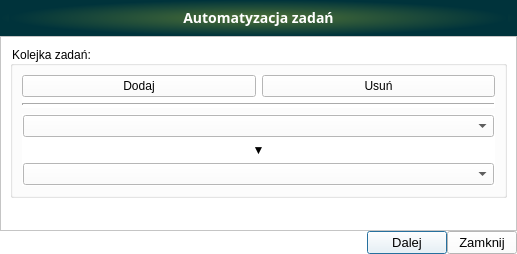
<?xml version="1.0" encoding="UTF-8"?>
<ui version="4.0">
 <class>aut_task</class>
 <widget class="QDialog" name="aut_task">
  <property name="enabled">
   <bool>true</bool>
  </property>
  <property name="geometry">
   <rect>
    <x>0</x>
    <y>0</y>
    <width>517</width>
    <height>254</height>
   </rect>
  </property>
  <property name="sizePolicy">
   <sizepolicy hsizetype="Expanding" vsizetype="Expanding">
    <horstretch>0</horstretch>
    <verstretch>0</verstretch>
   </sizepolicy>
  </property>
  <property name="minimumSize">
   <size>
    <width>0</width>
    <height>0</height>
   </size>
  </property>
  <property name="font">
   <font>
    <family>Segoe UI</family>
    <pointsize>10</pointsize>
    <weight>50</weight>
    <italic>false</italic>
    <bold>false</bold>
   </font>
  </property>
  <property name="contextMenuPolicy">
   <enum>Qt::NoContextMenu</enum>
  </property>
  <property name="windowTitle">
   <string>Analizy NMT - Automatyzacja zadań</string>
  </property>
  <property name="windowIcon">
   <iconset>
    <normaloff>../../../../../../../../../../../images/icon.png</normaloff>../../../../../../../../../../../images/icon.png</iconset>
  </property>
  <property name="styleSheet">
   <string notr="true">QComboBox {
	color: rgb(0,0,0);
}
* {
	background-color: rgb(255, 255, 255);
    font: 10pt &quot;Segoe UI&quot;; 
}

</string>
  </property>
  <layout class="QGridLayout" name="gridLayout">
   <property name="leftMargin">
    <number>0</number>
   </property>
   <property name="topMargin">
    <number>0</number>
   </property>
   <property name="rightMargin">
    <number>0</number>
   </property>
   <property name="bottomMargin">
    <number>0</number>
   </property>
   <property name="spacing">
    <number>0</number>
   </property>
   <item row="0" column="0" colspan="5">
    <widget class="QFrame" name="frame_3">
     <property name="minimumSize">
      <size>
       <width>200</width>
       <height>36</height>
      </size>
     </property>
     <property name="maximumSize">
      <size>
       <width>16777215</width>
       <height>36</height>
      </size>
     </property>
     <property name="accessibleName">
      <string notr="true"/>
     </property>
     <property name="styleSheet">
      <string notr="true">background-color:qradialgradient(spread:pad, cx:0.5, cy:0.5, radius:0.5, fx:0.5, fy:0.5, stop:0 rgba(78, 113, 55, 255), stop:1 rgba(0, 51, 59, 255))</string>
     </property>
     <property name="frameShape">
      <enum>QFrame::NoFrame</enum>
     </property>
     <property name="frameShadow">
      <enum>QFrame::Plain</enum>
     </property>
     <property name="lineWidth">
      <number>0</number>
     </property>
     <layout class="QVBoxLayout" name="verticalLayout">
      <property name="spacing">
       <number>0</number>
      </property>
      <property name="topMargin">
       <number>0</number>
      </property>
      <item>
       <widget class="QLabel" name="title_label_3">
        <property name="minimumSize">
         <size>
          <width>0</width>
          <height>36</height>
         </size>
        </property>
        <property name="font">
         <font>
          <family>Samsung Sans</family>
          <pointsize>-1</pointsize>
          <weight>75</weight>
          <italic>false</italic>
          <bold>true</bold>
         </font>
        </property>
        <property name="styleSheet">
         <string notr="true">color : white;	font-weight: bold;font-family: &quot;Samsung Sans&quot;;font-size: 14px;</string>
        </property>
        <property name="lineWidth">
         <number>0</number>
        </property>
        <property name="text">
         <string>Automatyzacja zadań</string>
        </property>
        <property name="alignment">
         <set>Qt::AlignCenter</set>
        </property>
       </widget>
      </item>
     </layout>
    </widget>
   </item>
   <item row="2" column="3">
    <widget class="QPushButton" name="pushButton_zapisz">
     <property name="minimumSize">
      <size>
       <width>80</width>
       <height>0</height>
      </size>
     </property>
     <property name="text">
      <string>Dalej</string>
     </property>
    </widget>
   </item>
   <item row="2" column="4">
    <widget class="QPushButton" name="pushButton_anuluj">
     <property name="minimumSize">
      <size>
       <width>70</width>
       <height>0</height>
      </size>
     </property>
     <property name="text">
      <string>Zamknij</string>
     </property>
    </widget>
   </item>
   <item row="2" column="1">
    <spacer name="horizontalSpacer">
     <property name="orientation">
      <enum>Qt::Horizontal</enum>
     </property>
     <property name="sizeHint" stdset="0">
      <size>
       <width>436</width>
       <height>20</height>
      </size>
     </property>
    </spacer>
   </item>
   <item row="1" column="0" colspan="5">
    <widget class="QFrame" name="frame_2">
     <property name="frameShape">
      <enum>QFrame::StyledPanel</enum>
     </property>
     <property name="frameShadow">
      <enum>QFrame::Raised</enum>
     </property>
     <layout class="QGridLayout" name="gridLayout_2">
      <item row="0" column="0" rowspan="2">
       <widget class="QGroupBox" name="groupBox_2">
        <property name="title">
         <string>Kolejka zadań:</string>
        </property>
        <layout class="QVBoxLayout" name="verticalLayout_2">
         <item>
          <widget class="QFrame" name="frame">
           <property name="frameShape">
            <enum>QFrame::NoFrame</enum>
           </property>
           <property name="frameShadow">
            <enum>QFrame::Raised</enum>
           </property>
           <layout class="QGridLayout" name="gridLayout_5">
            <property name="leftMargin">
             <number>0</number>
            </property>
            <property name="topMargin">
             <number>0</number>
            </property>
            <property name="rightMargin">
             <number>0</number>
            </property>
            <property name="bottomMargin">
             <number>2</number>
            </property>
            <item row="0" column="0">
             <widget class="QPushButton" name="add_cbbx_btn">
              <property name="text">
               <string>Dodaj</string>
              </property>
             </widget>
            </item>
            <item row="0" column="1">
             <widget class="QPushButton" name="remove_cbbx_btn">
              <property name="text">
               <string>Usuń</string>
              </property>
             </widget>
            </item>
            <item row="1" column="0" colspan="2">
             <widget class="Line" name="line">
              <property name="lineWidth">
               <number>2</number>
              </property>
              <property name="orientation">
               <enum>Qt::Horizontal</enum>
              </property>
             </widget>
            </item>
           </layout>
          </widget>
         </item>
         <item>
          <widget class="QWidget" name="cbbx_widget" native="true">
           <layout class="QVBoxLayout" name="verticalLayout_3">
            <property name="leftMargin">
             <number>1</number>
            </property>
            <property name="topMargin">
             <number>1</number>
            </property>
            <property name="rightMargin">
             <number>1</number>
            </property>
            <property name="bottomMargin">
             <number>1</number>
            </property>
            <item>
             <widget class="QComboBox" name="task_cbbx_0"/>
            </item>
            <item>
             <widget class="QLabel" name="label">
              <property name="enabled">
               <bool>true</bool>
              </property>
              <property name="text">
               <string>▼</string>
              </property>
              <property name="alignment">
               <set>Qt::AlignCenter</set>
              </property>
             </widget>
            </item>
            <item>
             <widget class="QComboBox" name="task_cbbx_1"/>
            </item>
           </layout>
          </widget>
         </item>
        </layout>
       </widget>
      </item>
      <item row="2" column="0">
       <spacer name="verticalSpacer">
        <property name="orientation">
         <enum>Qt::Vertical</enum>
        </property>
        <property name="sizeHint" stdset="0">
         <size>
          <width>20</width>
          <height>10</height>
         </size>
        </property>
       </spacer>
      </item>
     </layout>
    </widget>
   </item>
  </layout>
 </widget>
 <resources/>
 <connections>
  <connection>
   <sender>pushButton_anuluj</sender>
   <signal>clicked()</signal>
   <receiver>aut_task</receiver>
   <slot>reject()</slot>
   <hints>
    <hint type="sourcelabel">
     <x>694</x>
     <y>627</y>
    </hint>
    <hint type="destinationlabel">
     <x>368</x>
     <y>322</y>
    </hint>
   </hints>
  </connection>
 </connections>
</ui>
